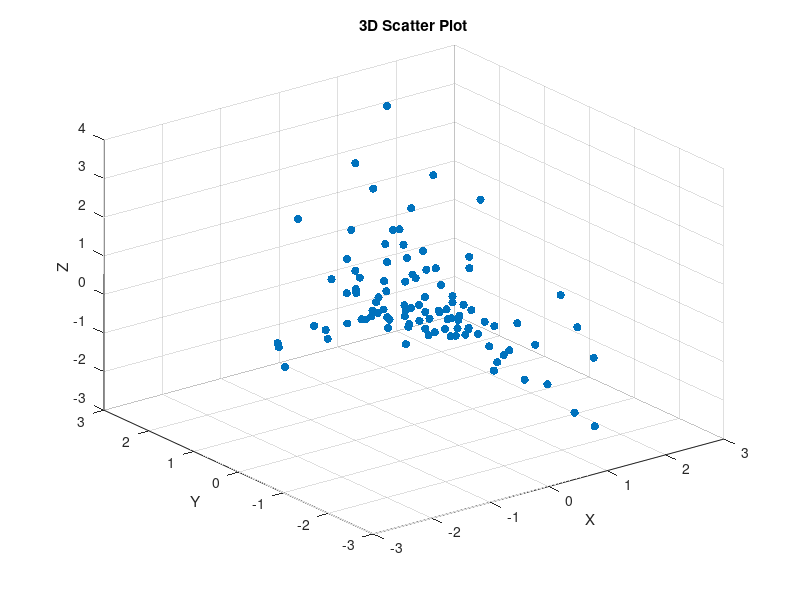

MATLAB code for this plot:
% scatter3 - Basic 3D scatter plot
% Demonstrates a 3D scatter plot with random data

rng(0);
x = randn(1, 100);
y = randn(1, 100);
z = x .* y + 0.3 * randn(1, 100);

figure;
scatter3(x, y, z, 'filled');
title('3D Scatter Plot');
xlabel('X');
ylabel('Y');
zlabel('Z');
